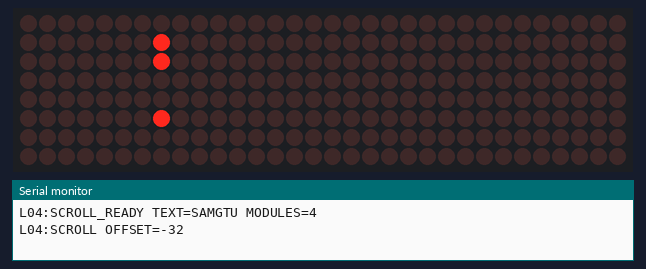
The sketch below on a simulated Arduino Uno, built with avr-gcc and run on an emulated ATmega328P. On the bench: 32×8 LED matrix, the last lines printed to the serial monitor. Wiring (inferred from the names in the program): 4 × MAX7219 LED driver (orientation assumed): data pin 11; clock pin 13; CS pin 10.

Above: at 0.15 s.
At 0.96 s:
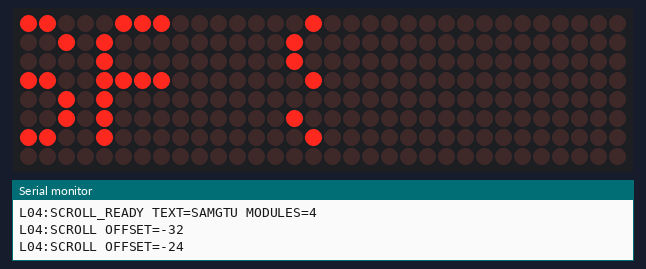
At 1.77 s:
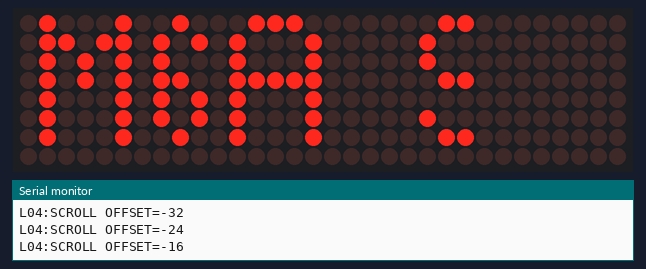
At 3.48 s:
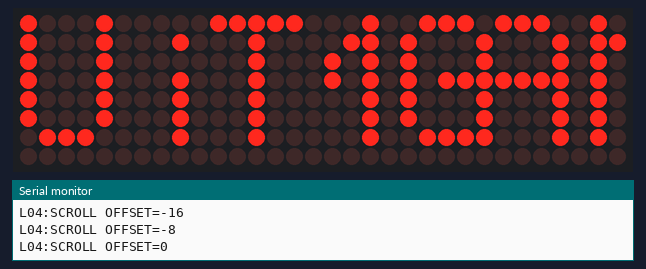
At 5.1 s:
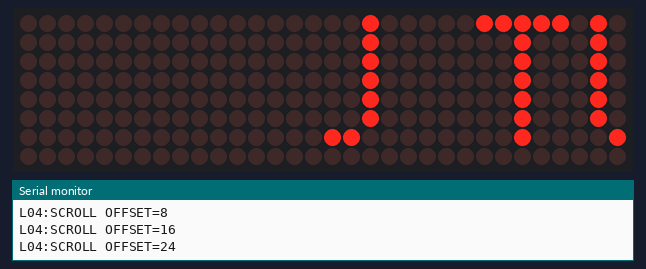
At 6.81 s:
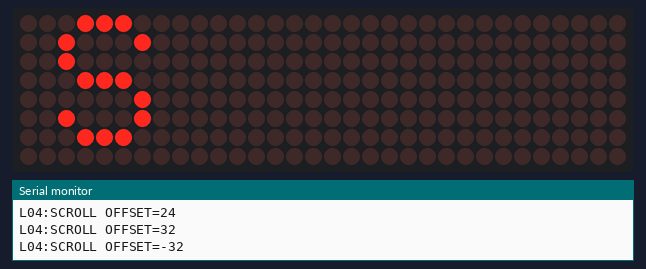

The sketch:

task5_matrix_scroll.ino
```cpp
#include <avr/pgmspace.h>

constexpr uint8_t DATA_PIN = 11;
constexpr uint8_t CLOCK_PIN = 13;
constexpr uint8_t CS_PIN = 10;
constexpr uint8_t MODULES = 4;
constexpr uint8_t SCREEN_COLUMNS = MODULES * 8;
constexpr uint8_t GLYPH_WIDTH = 5;
constexpr uint8_t GLYPH_STEP = 6;
constexpr uint8_t TEXT_LENGTH = 6;
constexpr int16_t TEXT_COLUMNS = TEXT_LENGTH * GLYPH_STEP;

const uint8_t font[][GLYPH_WIDTH] PROGMEM = {
  {0x26, 0x49, 0x49, 0x49, 0x32},  // S
  {0x7E, 0x09, 0x09, 0x09, 0x7E},  // A
  {0x7F, 0x02, 0x0C, 0x02, 0x7F},  // M
  {0x3E, 0x41, 0x49, 0x49, 0x7A},  // G
  {0x01, 0x01, 0x7F, 0x01, 0x01},  // T
  {0x3F, 0x40, 0x40, 0x40, 0x3F},  // U
};

uint8_t frame[MODULES][8];
int16_t scrollOffset = -SCREEN_COLUMNS;

void sendRow(uint8_t row) {
  digitalWrite(CS_PIN, LOW);
  for (int8_t module = MODULES - 1; module >= 0; module--) {
    shiftOut(DATA_PIN, CLOCK_PIN, MSBFIRST, row + 1);
    shiftOut(DATA_PIN, CLOCK_PIN, MSBFIRST, frame[module][row]);
  }
  digitalWrite(CS_PIN, HIGH);
}

void sendAll(uint8_t address, uint8_t value) {
  digitalWrite(CS_PIN, LOW);
  for (uint8_t module = 0; module < MODULES; module++) {
    shiftOut(DATA_PIN, CLOCK_PIN, MSBFIRST, address);
    shiftOut(DATA_PIN, CLOCK_PIN, MSBFIRST, value);
  }
  digitalWrite(CS_PIN, HIGH);
}

uint8_t textColumn(int16_t column) {
  if (column < 0 || column >= TEXT_COLUMNS) {
    return 0;
  }
  const uint8_t glyph = column / GLYPH_STEP;
  const uint8_t inside = column % GLYPH_STEP;
  return inside < GLYPH_WIDTH ? pgm_read_byte(&font[glyph][inside]) : 0;
}

void buildFrame() {
  memset(frame, 0, sizeof(frame));
  for (uint8_t x = 0; x < SCREEN_COLUMNS; x++) {
    const uint8_t columnBits = textColumn(scrollOffset + x);
    const uint8_t module = x / 8;
    const uint8_t bit = 7 - (x % 8);
    for (uint8_t row = 0; row < 8; row++) {
      if (bitRead(columnBits, row)) {
        bitSet(frame[module][row], bit);
      }
    }
  }
}

void showFrame() {
  for (uint8_t row = 0; row < 8; row++) {
    sendRow(row);
  }
}

void setup() {
  Serial.begin(115200);
  pinMode(DATA_PIN, OUTPUT);
  pinMode(CLOCK_PIN, OUTPUT);
  pinMode(CS_PIN, OUTPUT);
  digitalWrite(CS_PIN, HIGH);

  sendAll(0x0F, 0x00);
  sendAll(0x0C, 0x01);
  sendAll(0x0B, 0x07);
  sendAll(0x09, 0x00);
  sendAll(0x0A, 0x05);
  buildFrame();
  showFrame();
  Serial.println(F("L04:SCROLL_READY TEXT=SAMGTU MODULES=4"));
}

void loop() {
  static unsigned long nextStepMs = 0;
  const unsigned long now = millis();
  if (static_cast<long>(now - nextStepMs) < 0) {
    return;
  }

  nextStepMs = now + 90;
  buildFrame();
  showFrame();
  if ((scrollOffset & 0x07) == 0) {
    Serial.print(F("L04:SCROLL OFFSET="));
    Serial.println(scrollOffset);
  }

  scrollOffset++;
  if (scrollOffset > TEXT_COLUMNS) {
    scrollOffset = -SCREEN_COLUMNS;
  }
}
```

Measured:
- by itself, everything shown: repeats every 6.2 s, in 67 steps
